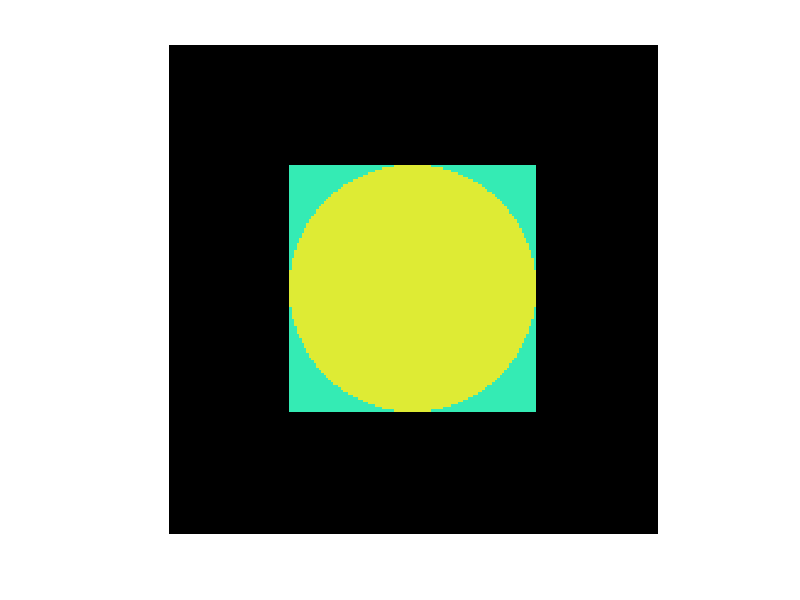

Here is the MATLAB script that generated this plot:
clc,clear,close all;
img = zeros(200,200,3,'uint8');

alpha = 100;
beta = 100;
r = 50;

for x = 50 : 150
    for y = 50 : 150
        sum = round( sqrt( (x - alpha) * (x - alpha) + (y - beta) * (y - beta) ));
        if sum <= r
           img(x,y,1) = 222;
           img(x,y,2) = 235;
           img(x,y,3) = 52;
        else
            img(x,y,1) = 52;
            img(x,y,2) = 235;
            img(x,y,3) = 180;

        end

    end
end

imshow(img)